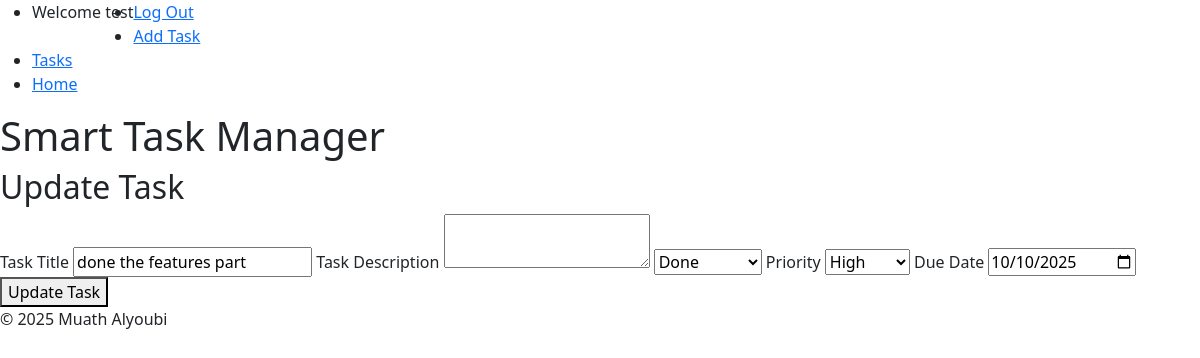
The page /126/edit (signed in) on the database as committed earlier.
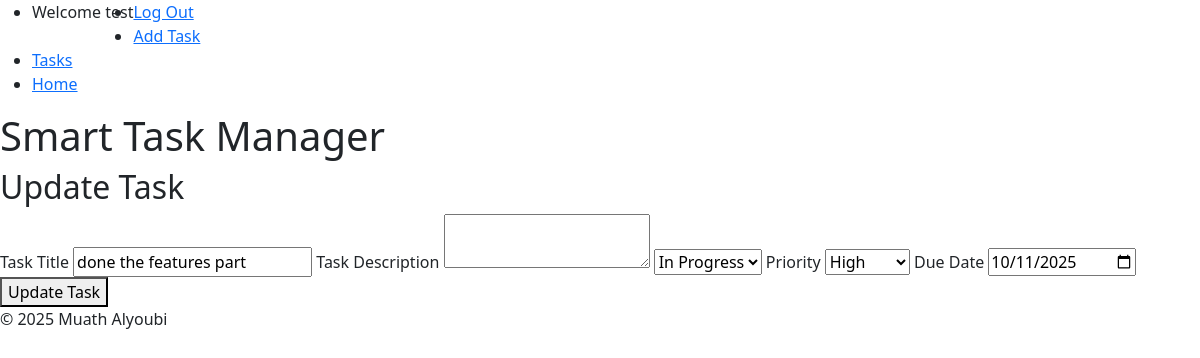
The same page on the database as committed later.
### tables this page shows
CREATE TABLE tasks(
                id INTEGER PRIMARY KEY AUTOINCREMENT NOT NULL,
                title TEXT NOT NULL,
                user_id INTEGER NOT NULL,
                description TEXT,
                status TEXT NOT NULL DEFAULT 'To Do',
                created_at TIMESTAMP DEFAULT CURRENT_TIMESTAMP, 
                priority TEXT NOT NULL, 
                due_date DATE, parent_id INTEGER DEFAULT NULL,  
                FOREIGN KEY (user_id) REFERENCES users(id) ON DELETE CASCADE
                );

### app.py (the view)
@app.route("/<int:id>/edit", methods=["GET", "POST"])
@login_required
def editTask(id):
    if request.method == "POST":
        title = request.form.get("title")
        if not title:
            return apology("must provide task", 400)
        description = request.form.get("description")
        if not description:
            description = ""
        priority = request.form.get("priority")
        if not priority:
            return apology("must spacify priority", 400)
        status =  request.form.get("status")
        if not status:
            return apology("must spacify status", 400)
        due_date = request.form.get("due_date")
        if not due_date:
            due_date = None
        update_task(id, title, description, status, priority, due_date)
        flash("Task updated!")
        return redirect("/")
    else:
        task = get_task_by_id(id)
        if len(task) != 1:
            return redirect(url_for("index", msg="not your task"))
        return render_template("edittask.html", task=task[0])

### db.py (called while the page is built)
def get_db():
    if "db" not in g:
        g.db = sqlite3.connect(
            DATABASE,
            detect_types=sqlite3.PARSE_DECLTYPES,
            check_same_thread=False
        )
        g.db.row_factory = sqlite3.Row
    return g.db

def get_task_by_id(task_id):
    db = get_db()
    return db.execute(
        "SELECT * FROM tasks WHERE id = ?",
        (task_id,)).fetchall()

### helpers.py (called while the page is built)
def login_required(f):
    @wraps(f)
    def decorated_function(*args, **kwargs):
        if session.get("user_id") is None:
            return redirect(url_for('login', next=request.url))
        return f(*args, **kwargs)
    return decorated_function

### templates/edittask.html (shortened to what this page needs)
{% extends "layout.html" %}
{% block body %}
    <header>
            <h1>Smart Task Manager</h1>
    </header>
    <main>
        <section id="form" aria-labelledby="add-task-heading">
                <h2 id="add-task-heading">Update Task</h2>
                <form action="{{ url_for('editTask', id=task.id) }}" method="post">
                    <label for="task-title">Task Title</label>
                    <input autocomplete="off" autofocus name="title" type="text" id="task-title" value="{{ task.title }}" required>
                    <label for="task-desc">Task Description</label>
                    <textarea autocomplete="off" autofocus name="description" id="task-desc">{{ task.description }}</textarea>
                    <select name="status" id="task-status" required>
                        <option value="In Progress" {% if task.status == 'In Progress' %}selected{% endif %}>In Progress</option>
                        <option value="Done" {% if task.status == 'Done' %}selected{% endif %}>Done</option>
                    </select>
                    <label for="task-priority">Priority</label>
                    <select name="priority" id="task-priority" value="{{ task.priority }}" required>
                        <option value="high" {% if task.priority == 'high' %}selected{% endif %}>High</option>
                    </select>
                    <label for="due_date">Due Date</label>
                    <input autocomplete="off" autofocus name="due_date" type="date" id="due_date" value="{{ task.due_date }}">
                    <button type="submit">Update Task</button>
                </form>
            </section>
    </main>
{% endblock %}

Rows that differ between the two databases and show on the page:
changed tasks "done the features part": status "Done" → "In Progress"; due_date "10/10/2025" → "10/11/2025"
